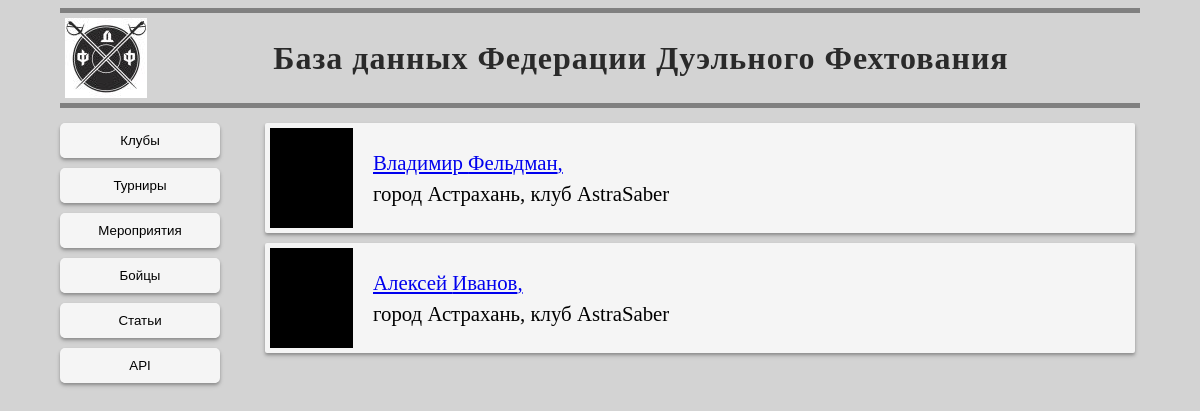
The app's page /fighters/, older data.
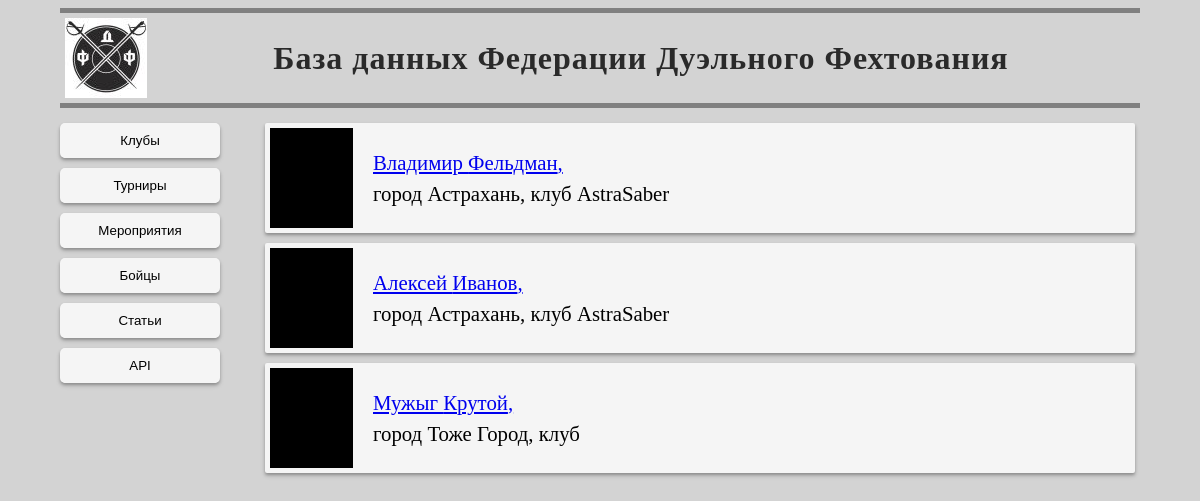
The same page, newer data.
### mainpage/models.py (models this page shows, shortened)
class Fighters(models.Model):
    class Meta:
        verbose_name = 'Боец'
        verbose_name_plural = 'Бойцы'
    first_name = models.CharField(max_length=30, blank=False, null=False, verbose_name='Имя')
    middle_name = models.CharField(max_length=30, blank=True, null=True, verbose_name='Отчество')
    last_name = models.CharField(max_length=30, blank=False, null=False, verbose_name='Фамилия')
    city = models.CharField(max_length=30, blank=False, null=False)
    current_club = models.ForeignKey(Clubs, on_delete=models.SET_NULL, blank=True, null=True, verbose_name='Клуб')
    date_of_birth = models.DateField(blank=True, null=True, verbose_name='Дата рождения')
    GENDER_CHOICES = [
        (GENDERS[0], 'Мужской'),
        (GENDERS[1], 'Женский'),
    ]
    gender = models.CharField(max_length=20, choices=GENDER_CHOICES)

class Clubs(models.Model):
    class Meta:
        verbose_name = 'Клуб'
        verbose_name_plural = 'Клубы'
    long_name = models.CharField(max_length=200, blank=False, null=False,)
    short_name = models.CharField(max_length=50, blank=False, null=False,)
    city = models.CharField(max_length=30, blank=False, null=False,)
    emblem = models.ImageField(upload_to='images')
    description = models.TextField(blank=True, null=True)

### fighters/views.py (the view)
# urls.py: path('', views.fighters_list),
def fighters_list(request):
    fighters = Fighters.objects.all()
    return render(request, 'fighters/fighters_list.html', {'fighters': fighters})

### templates/fighters/fighters_list.html
{% extends  'base.html' %}
{% block main %}
    {% for fighter in fighters %}
    <div class="data_card" >
      <div class="inline_emblem">
          <a href="{{ fighter.id }}"><img src="/media/images/common/def-userpic.png" alt="Юзерпик"></a>
      </div>
        <div class="inline_club_data">
            <div><a href="{{ fighter.id }}">{{fighter.first_name}} {{fighter.last_name}}, </a></div>
            <div>город {{fighter.city}}, клуб {{fighter.current_club.short_name}}</div>
        </div>
    </div>
    {% endfor %}
{% endblock %}

Row changes from the older to the newer data that the page shows:
added Fighters: first_name "Мужыг", last_name "Крутой", city "Тоже Город"
